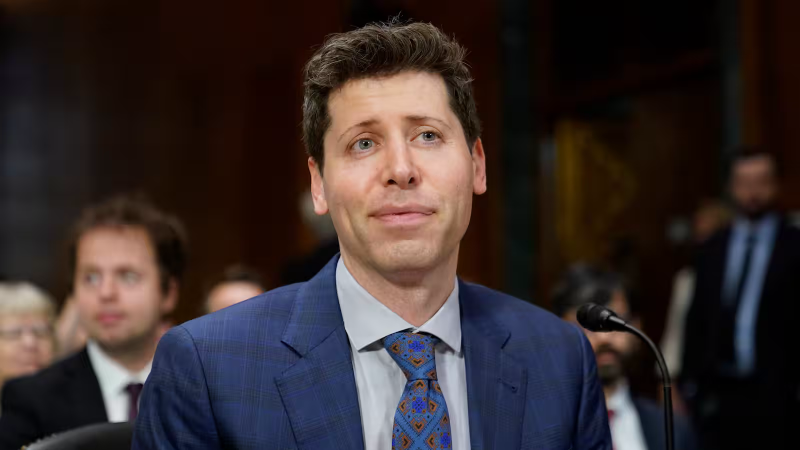
#> input picture script 2/Mochary_project_archive/05_Project_files/cutouts/altman2_src.png, 1600 x 900 px, found by its file name (shown at 1/2 size)
$ python clients_anim.py out.png
#> lines starting #> are read from the running program, lines starting #| are printed output that depends on the picture; after the words box and inside, x2 and y2 are one past the last pixel; in counts of white or black regions, pixels touching at a corner belong together
"""Mochary reel – 'He's worked with Altman, Brian Armstrong, Vlad Tenev' as a client file (7.88–10.89 s).
Writes a 0–11.6 s preview: opening animation (Mochary_open_v1) + this sequence over the zoomed talking head."""
import sys, math, subprocess, numpy as np, cv2
from PIL import Image, ImageDraw, ImageFont
S = '/tmp/claude-0/-home-claude/d8b4c3cb-d71b-55fb-ac43-ad142bdbaa67/scratchpad/'
OPEN = S + 'out/Mochary_open_v1.mp4'; ZOOM = S + 'out/Mochary_zoom_v1.mp4'
W, H = 1080, 1920; FPS = 24000 / 1001
N_OUT = 278
MONO = S + 'fd/plexmono-500.ttf'; SERIF = S + 'fd/newsreader-600.ttf'

def cl(x): return min(1.0, max(0.0, x))
def eoq(x): x = cl(x); return 1 - (1 - x) ** 5
def eio(x): x = cl(x); return 0.5 - 0.5 * math.cos(math.pi * x)

# ------------------------------------------------------------------ cards
FX0, FY0, FW, FH = 70, 230, 940, 1180            # the file photo window
CARDS = [
    dict(src='cut/altman2_src.png', crop=(435, 0, 1155, 900), face=(620, 120, 355, 440), name='Sam Altman', role='CEO  ·  OPENAI', sat=0.55,
         t0=189 / FPS, tn=8.19, t1=212 / FPS, n=1),
    dict(src='cut/armstrong_src.jpg', crop=(365, 135, 1435, 1472), face=(655, 360, 495, 610), name='Brian Armstrong', role='CEO  ·  COINBASE', sat=0.25,
         t0=212 / FPS, tn=212 / FPS, t1=235 / FPS, n=2),
    dict(src='cut/tenev_src.jpg', crop=(27, 0, 1413, 1733), face=(320, 290, 680, 790), name='Vlad Tenev', role='CEO  ·  ROBINHOOD', sat=0.5,
         t0=235 / FPS, tn=235 / FPS, t1=262 / FPS, n=3),
]
for c in CARDS:
    im = cv2.cvtColor(cv2.imread(S + 'moch/' + c['src']), cv2.COLOR_BGR2RGB).astype(np.float32) / 255
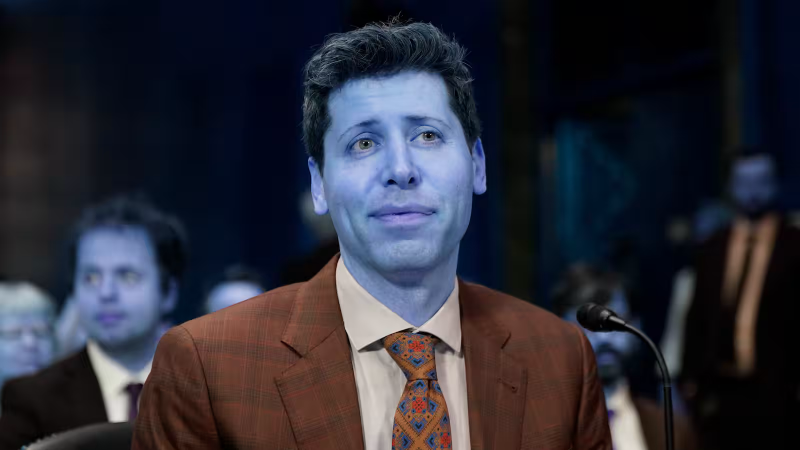
#> im: shape (900, 1600, 3) float32 (shown at 1/2 size); mean B, G, R 0.215, 0.174, 0.174
    x0, y0, x1, y1 = c['crop']; im = im[y0:y1, x0:x1]
#> after `im = im[y0:y1, x0:x1]`:
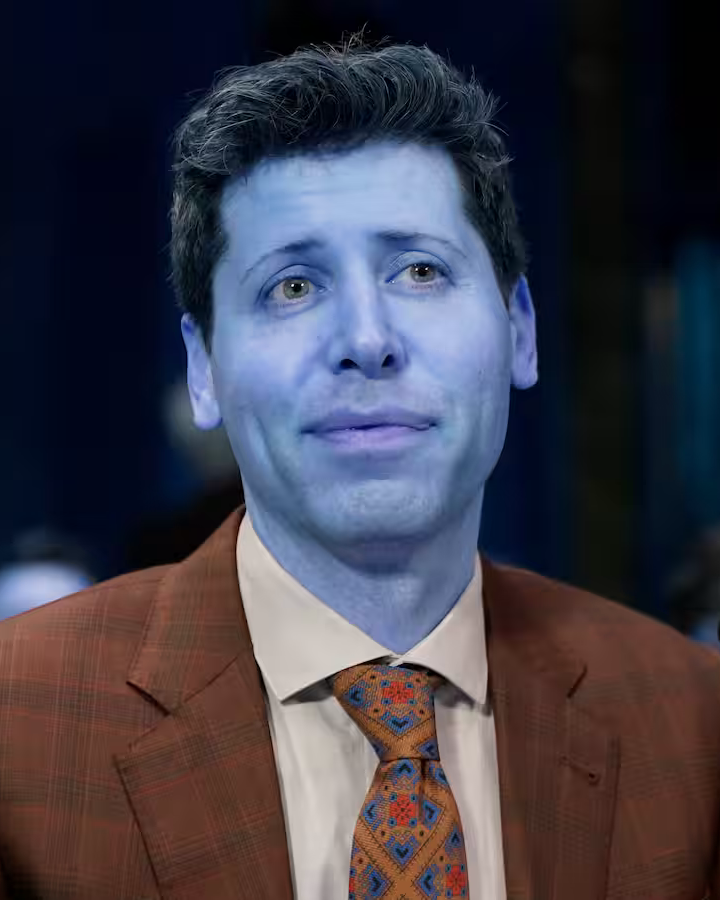
#> im: shape (900, 720, 3) float32; mean B, G, R 0.285, 0.237, 0.247
    k = 2 * FW / (x1 - x0)                                                     # sprite at 2x the window
    im = cv2.resize(im, (2 * FW, int(round((y1 - y0) * k))), interpolation=cv2.INTER_CUBIC if k > 1 else cv2.INTER_AREA)
#> im: shape (2350, 1880, 3) float32
    if k > 1: im = np.clip(im + (im - cv2.GaussianBlur(im, (0, 0), 2.2)) * 0.55, 0, 1)
    g = im @ np.array([0.299, 0.587, 0.114], np.float32)
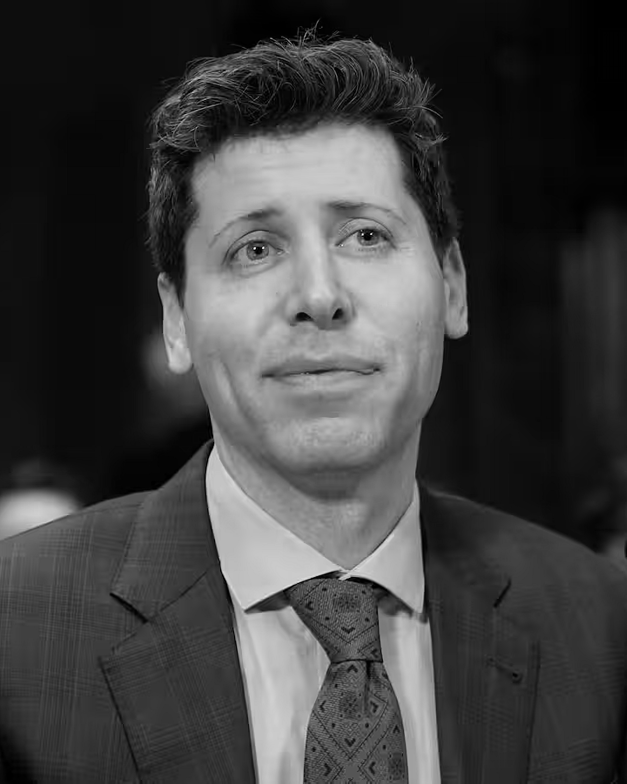
#> g: shape (2350, 1880) float32 (shown at 1/3 size); min 0, max 1, mean 0.252
    im = g[..., None] + (im - g[..., None]) * c['sat']                              # unify three very different stage colours
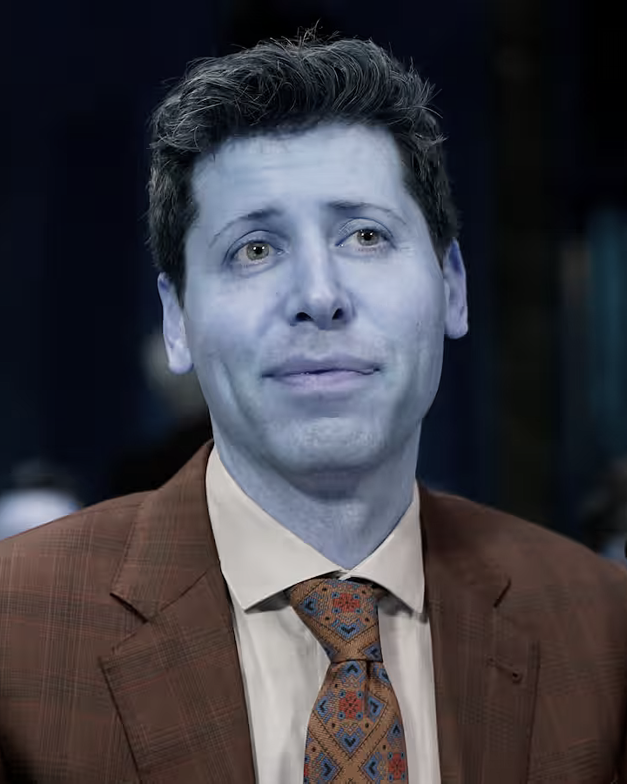
#> im: shape (2350, 1880, 3) float32 (shown at 1/3 size); mean B, G, R 0.268, 0.244, 0.25
    im = np.clip((im - 0.04) * 1.12, 0, 1) ** 1.08
    c['img'] = im.astype(np.float32); c['k'] = k
    fx, fy, fw, fh = c['face']; c['fbox'] = ((fx - x0) * k, (fy - y0) * k, fw * k, fh * k)   # face box in sprite px
#> after `fx, fy, fw, fh = c['face']`: fx = 620; fy = 120; fw = 355; fh = 440
#> pass 2 of the loop `for c in CARDS:`:
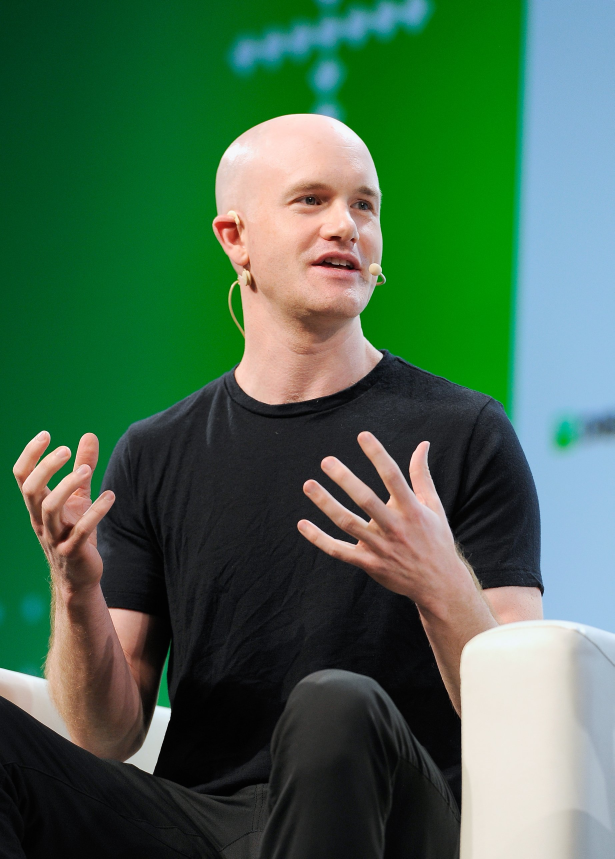
#> input picture script 2/Mochary_project_archive/05_Project_files/cutouts/armstrong_src.jpg, 1843 x 2576 px, found by its file name (shown at 1/3 size)
#> x0 = 365; y0 = 135; x1 = 1435; y1 = 1472
#> `im = im[y0:y1, x0:x1]`:
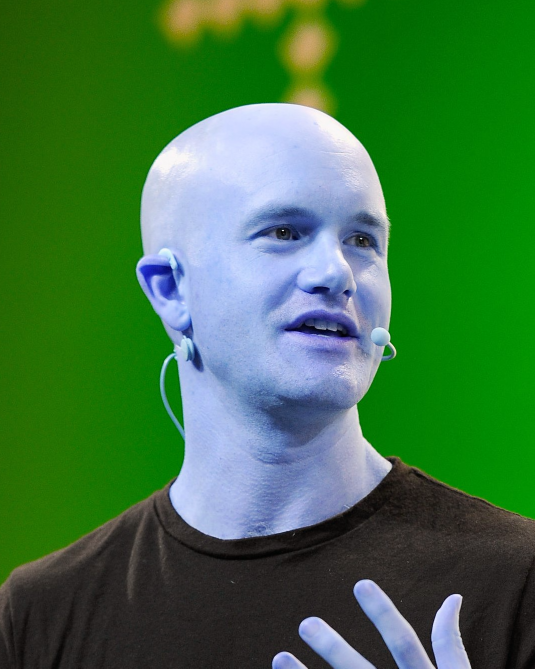
#> im: shape (1337, 1070, 3) float32 (shown at 1/2 size); mean B, G, R 0.26, 0.453, 0.242
#> k = 1.76
#> g: shape (2349, 1880) float32
#> `im = g[..., None] + (im - g[..., None]) * c['sat']`:
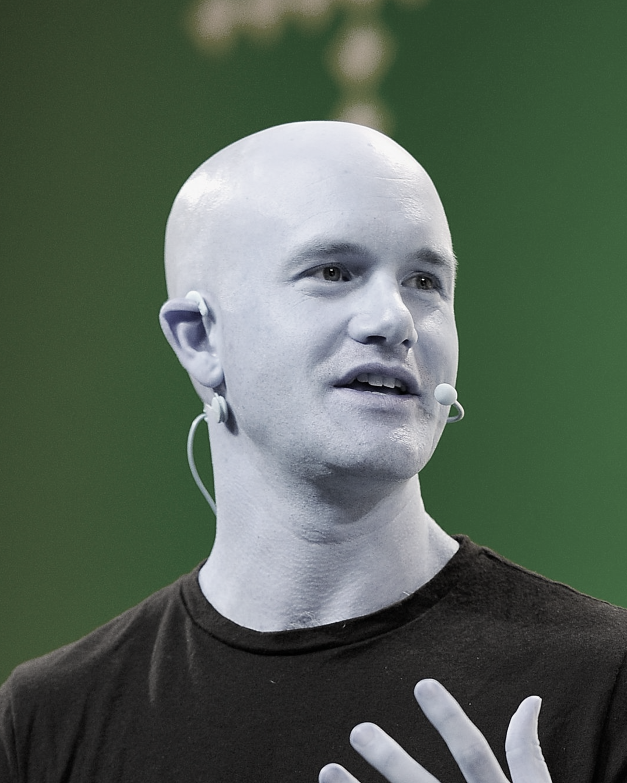
#> im: shape (2349, 1880, 3) float32 (shown at 1/3 size); mean B, G, R 0.344, 0.393, 0.339
#> fx = 655; fy = 360; fw = 495; fh = 610
#> pass 3 of the loop `for c in CARDS:`:
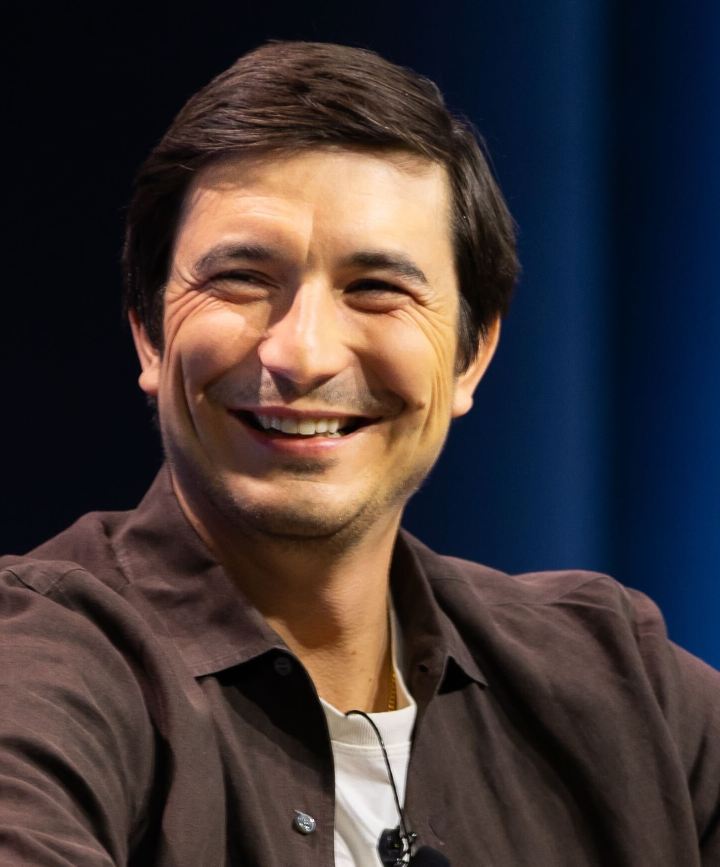
#> input picture script 2/Mochary_project_archive/05_Project_files/cutouts/tenev_src.jpg, 1440 x 1733 px, found by its file name (shown at 1/2 size)
#> x0 = 27; y0 = 0; x1 = 1413; y1 = 1733
#> `im = im[y0:y1, x0:x1]`:
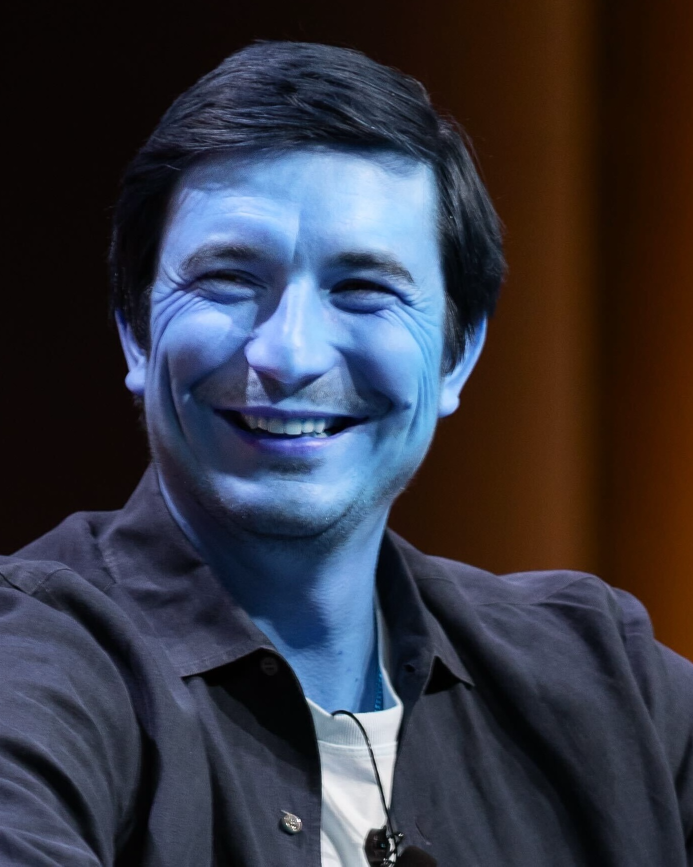
#> im: shape (1733, 1386, 3) float32 (shown at 1/2 size); mean B, G, R 0.259, 0.216, 0.214
#> k = 1.36
#> g: shape (2351, 1880) float32
#> `im = g[..., None] + (im - g[..., None]) * c['sat']`:
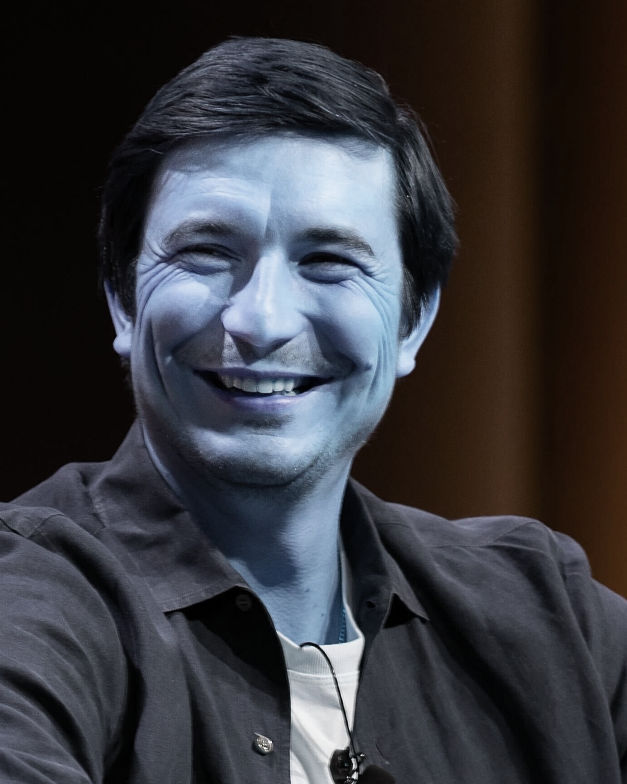
#> im: shape (2351, 1880, 3) float32 (shown at 1/3 size); mean B, G, R 0.243, 0.221, 0.22
#> fx = 320; fy = 290; fw = 680; fh = 790

def txt_layer(txt, font, size, x, y, track=0.0, anchor='ls', upto=None):
#> called with txt = 'CLIENT FILE', size = 24, x = 72, y = 152, track = 0.18, anchor = 'ls'
    f = ImageFont.truetype(font, size); im = Image.new('L', (W, H), 0); d = ImageDraw.Draw(im)
#> after `im = Image.new('L', (W, H), 0)`: im: PIL image 1080x1920 L; every value is 0
    chars = txt if upto is None else txt[:upto]
    if anchor == 'rs':
        tot = sum(f.getlength(ch) for ch in txt) + track * size * (len(txt) - 1); x = x - tot
    for ch in chars:
        d.text((x, y), ch, font=f, fill=255, anchor='ls'); x += f.getlength(ch) + track * size
#> after the loop, x = 261.6
    return np.asarray(im).astype(np.float32) / 255
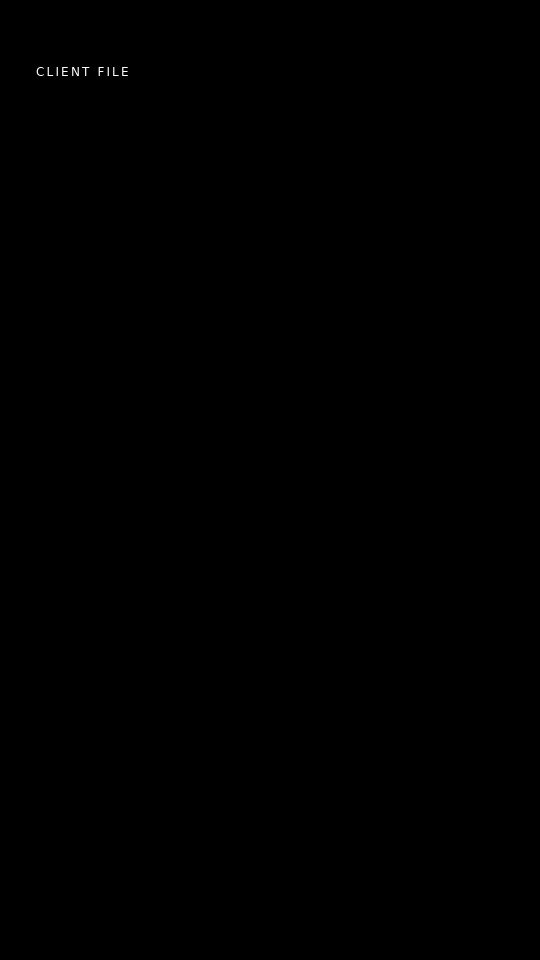
#> returned value: shape (1920, 1080) float32 (shown at 1/2 size); min 0, max 1, mean 0.000353

# static chrome
HEAD = txt_layer('CLIENT FILE', MONO, 24, 72, 152, 0.18)
CHROME = np.zeros((H, W), np.float32)
cv2.rectangle(CHROME, (FX0, FY0), (FX0 + FW, FY0 + FH), 0.22, 1, cv2.LINE_AA)
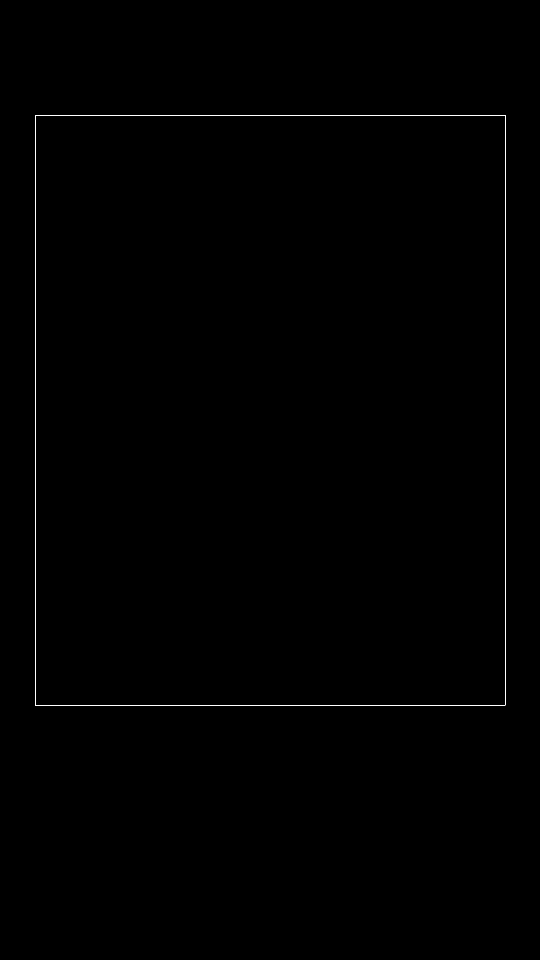
#> CHROME: shape (1920, 1080) float32 (shown at 1/2 size); values 0 (black) and 0.22 (white), 0.2% white in thin lines or dots, all inside (x1, y1, x2, y2) = (70, 230, 1011, 1411)
for (cx, cy, dx, dy) in [(FX0, FY0, 1, 1), (FX0 + FW, FY0, -1, 1), (FX0, FY0 + FH, 1, -1), (FX0 + FW, FY0 + FH, -1, -1)]:
    cv2.line(CHROME, (cx, cy), (cx + 26 * dx, cy), 0.9, 2, cv2.LINE_AA); cv2.line(CHROME, (cx, cy), (cx, cy + 26 * dy), 0.9, 2, cv2.LINE_AA)
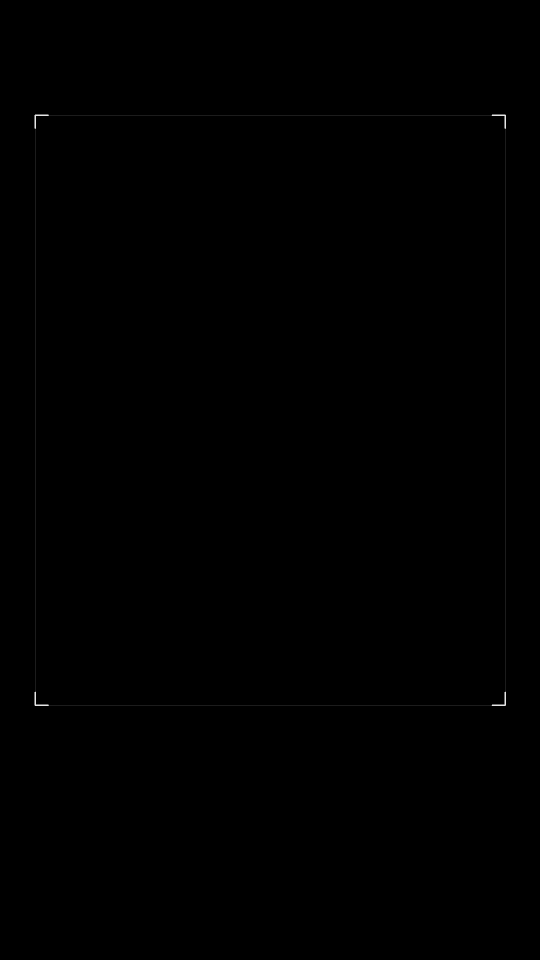
#> CHROME: shape (1920, 1080) float32 (shown at 1/2 size); 0.03% of pixels changed, all inside (x1, y1, x2, y2) = (69, 229, 1012, 1412)
NUMS = {n: txt_layer(f'0{n} / 03', MONO, 24, 1008, 152, 0.18, anchor='rs') for n in (1, 2, 3)}
#> the loop in txt_layer (call 2), `for ch in chars:` made 7 passes
#> x on passes 1 to 7: 917.3, 936.8, 948.8, 961.2, 973.1, 992.7, 1012.3
#> NUMS = 3 items
NAMES = {c['n']: txt_layer(c['name'], SERIF, 98, 70, 1548, -0.02) for c in CARDS}
#> NAMES = 3 items
ROLES = {c['n']: [txt_layer(c['role'], MONO, 28, 74, 1608, 0.16, upto=u) for u in range(len(c['role']) + 1)] for c in CARDS}
#> in txt_layer (call 8), `return np.asarray(im).astype(np.float32) / 255`: returned value: shape (1920, 1080) float32; every value is 0
#> ROLES = 3 items
TAGS = {c['n']: txt_layer(f'CLIENT 0{c["n"]}', MONO, 21, 0, 40, 0.16) for c in CARDS}
#> TAGS = 3 items

# [5 lines left out: function glow_of, not called in this run]
GCOL = np.array([1.0, 0.98, 0.95], np.float32)
# halftone print texture (TBH colour mode)
CELL = 7.0; ang = math.radians(45)
Yg, Xg = np.mgrid[0:H, 0:W].astype(np.float32)
u_ = (Xg * math.cos(ang) + Yg * math.sin(ang)) / CELL; v_ = (-Xg * math.sin(ang) + Yg * math.cos(ang)) / CELL
DIST = np.sqrt((u_ - np.floor(u_) - 0.5) ** 2 + (v_ - np.floor(v_) - 0.5) ** 2).astype(np.float32)
rng = np.random.default_rng(4)
def _n(sig, amp): n = rng.normal(0, 1, (H // 4, W // 4)).astype(np.float32); return cv2.resize(cv2.GaussianBlur(n, (0, 0), sig), (W, H)) * amp
FIBER = _n(3, 0.035) + _n(0.6, 0.02)
GRAINS = [rng.normal(0, 0.018, (H, W)).astype(np.float32) for _ in range(6)]
VIGN = np.clip(1 - 0.16 * (((Xg - W / 2) / (W * 0.7)) ** 2 + ((Yg - H / 2) / (H * 0.7)) ** 2), 0.82, 1)[..., None]
# [7 lines left out: function halftone, not called in this run]
# window vignette: the photo falls off into the black at its edges and bottom
wy, wx = np.mgrid[0:FH, 0:FW].astype(np.float32)
WIN_V = (np.clip(1 - 0.55 * (((wx - FW / 2) / (FW * 0.62)) ** 2 + ((wy - FH * 0.42) / (FH * 0.62)) ** 2), 0.25, 1) *
         (1 - 0.55 * np.clip((wy - FH * 0.62) / (FH * 0.38), 0, 1) ** 1.5))[..., None]

# [54 lines left out: functions card_frame, render, not called in this run]

if __name__ == '__main__':
    out = sys.argv[1]
#> (the run stopped early here; a loop or call above may not have finished)
